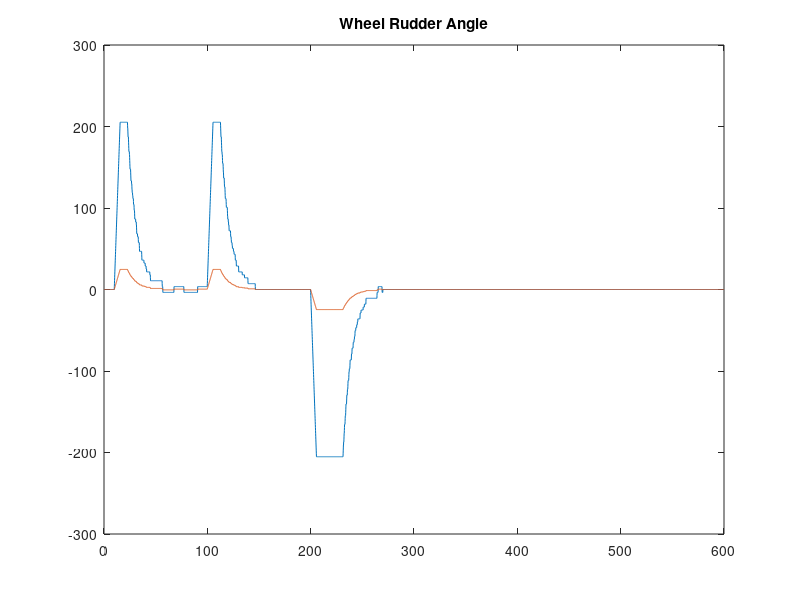
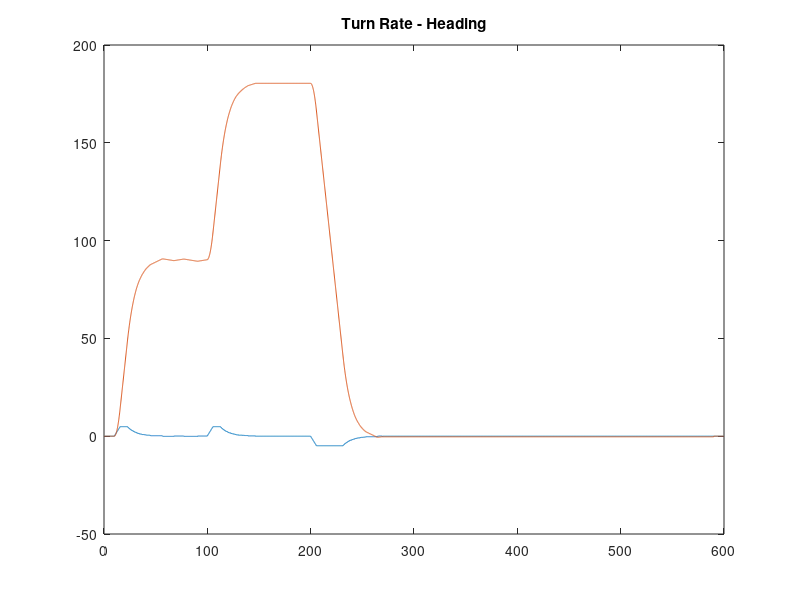
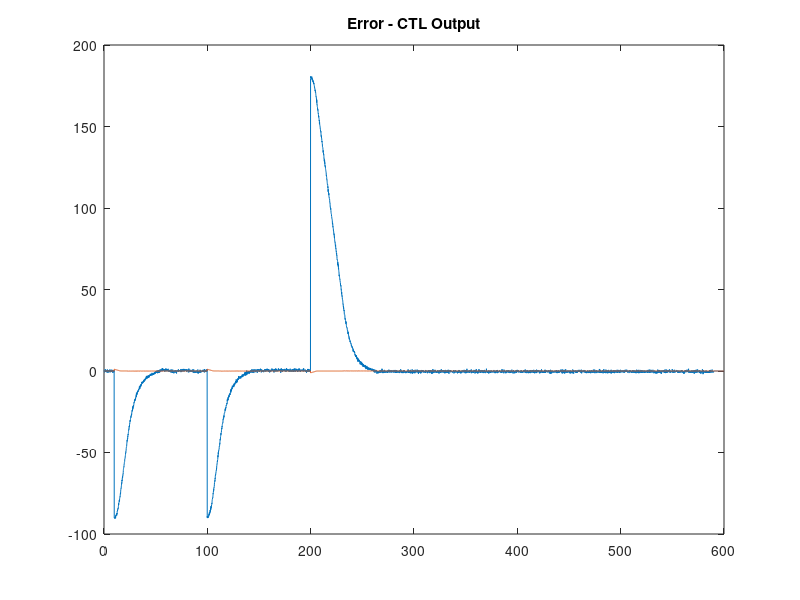
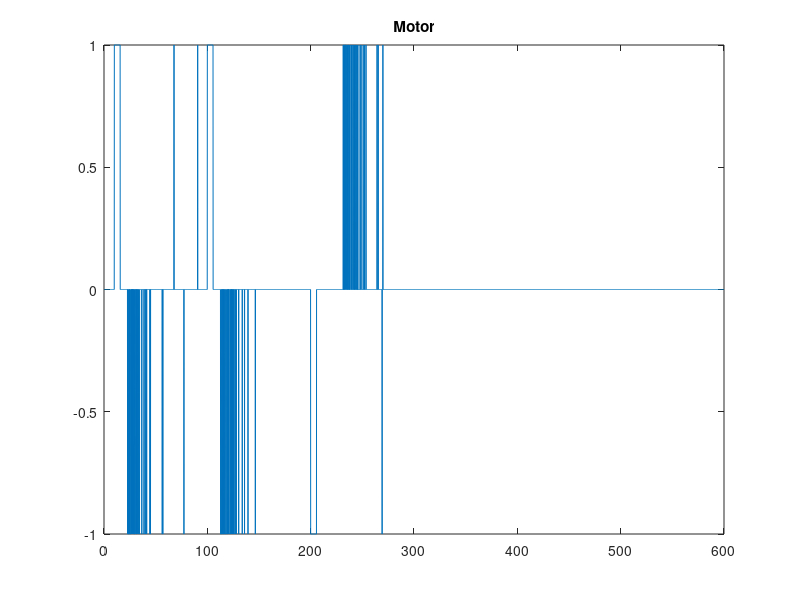

Recreate these plots in MATLAB, in order.
% Boat Model Testing
clear all
close all

dt = 0.1;
time = 0:dt:60*10;
Km = 36;
Kw = 0.12;
Ktr = 0.044;

trMax = 5; # deg/sec
trHdgMax = 45;
trDeadZone = 1;
trHdgCoef = -1*trMax/trHdgMax;



nSamples = size(time,2);
motor = zeros(1,nSamples);
##idx = time>=10 & time<11; 
##motor(idx) = 1;
##idx = time>=20 & time<21; 
##motor(idx) = -1;
##
##idx = time>=30 & time<32.5; 
##motor(idx) = -1;
##idx = time>=40 & time<42.5; 
##motor(idx) = 1;

speed = 4.5*ones(1,nSamples);

wAngle = zeros(1,nSamples);
rAngle = zeros(1,nSamples);
tRate = zeros(1,nSamples);
hdg = zeros(1,nSamples);
hdgNoise = 0.5*randn(1,nSamples);

Khdg_PID = -0.1;
setHdg = zeros(1,nSamples);
err = zeros(1,nSamples);
ctlOutput = zeros(1,nSamples);
setHdg(10/dt:end) = 90;
setHdg(100/dt:end) = 180;
setHdg(200/dt:end) = 0;
trTarget = zeros(1,nSamples);
%Ktr_PID = -0.22;
Ktr_PID = -0.22;
measDelay = 0;
sampleDelay = measDelay*dt+1;

for s=2:nSamples-100
  % Boat Model
  %%%%%%%%%%%%%
  % Wheel
  delta_wAngle = Km*motor(s)*dt;
  wAngle(s) = wAngle(s-1) + delta_wAngle;
  
  % Rudder
  rAngle(s) = Kw*wAngle(s);
  
  % Turn Rate
  tRate(s) = Ktr * rAngle(s) * speed(s);
  
  % Heading
  delta_hdg = tRate(s)*dt;
  hdg(s) = hdg(s-1) + delta_hdg;
  
  % Controller
  %%%%%%%%%%%%%%
  if s > sampleDelay
    err(s) = hdg(s-sampleDelay)+hdgNoise(s) - setHdg(s);
    trTarget(s) = err(s)*trHdgCoef;  
    if trTarget(s) > trMax
      trTarget(s) = trMax;
    endif
    if trTarget(s) < -trMax
      trTarget(s) = -trMax;
    endif
    trErr(s) = tRate(s-sampleDelay) - trTarget(s);
    %ctlOutput(s) = Khdg_PID*err(s);
    ctlOutput(s) = Ktr_PID*trErr(s);
    if abs(err(s)) > trDeadZone
      motorSets = round(ctlOutput(s)/dt);
      direction = sign(motorSets);
      motor(s+1:s+1+abs(motorSets)) = direction;
    endif
  endif
  
endfor




plot(time,wAngle,time,rAngle)
title("Wheel Rudder Angle")
figure
plot(time,tRate,time,hdg)
title("Turn Rate - Heading")
figure
plot(time,err,time,ctlOutput)
title("Error - CTL Output")
figure
plot(time,motor)
title("Motor")
